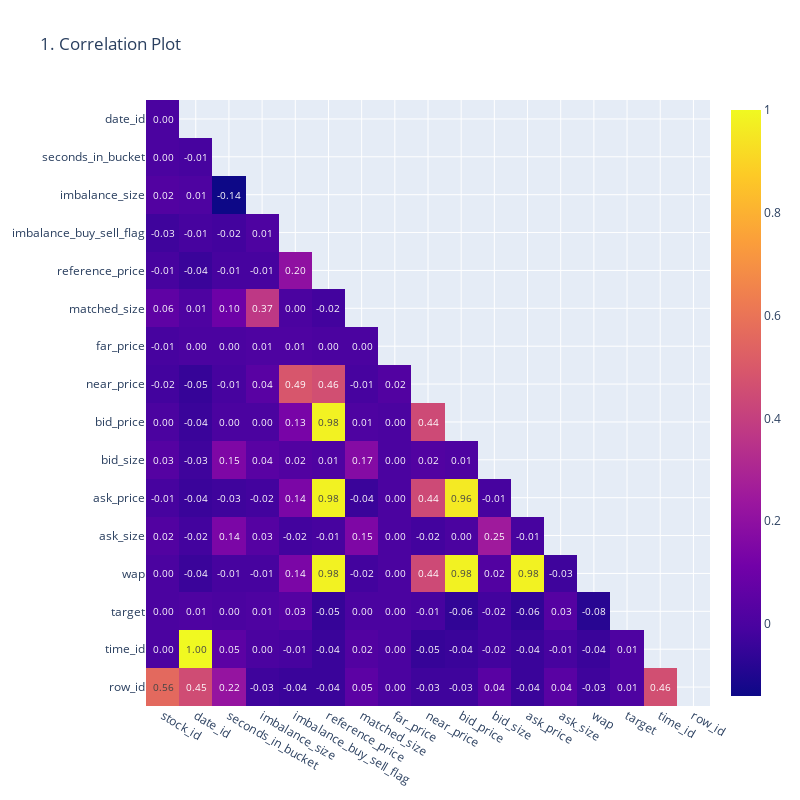

The notebook cell saved with this chart:
### Markdown cell above
<div>
    <h1 style="font-family:  'Garamond', 'Lucida Sans', sans-serif; text-align: center; color: #263A29; font-weight: bold; font-size: 36px;">
    I. Correlation Heatmap
    </h1>
</div>
<hr>

### Code cell
corr = train_data.corr().round(2)  
mask = np.zeros_like(corr, dtype=bool)
mask[np.triu_indices_from(mask)] = True
corr = corr.mask(mask).dropna(how='all')
fig = px.imshow(corr, text_auto=".2f", aspect=0.5,width=800, height=800,title='1. Correlation Plot')
fig.show()

### Figure 1 — Plotly figure (JSON) as saved in the notebook; plotly's stock layout.template omitted (floating-point values rounded to 4 significant figures; data arrays with more than 128 entries replaced by an {"elided": "..."} marker saying what was removed)
{"data": [{"coloraxis": "coloraxis", "hovertemplate": "x: %{x}<br>y: %{y}<br>color: %{z}<extra></extra>", "name": "0", "texttemplate": "%{z:.2f}", "type": "heatmap", "x": ["stock_id", "date_id", "seconds_in_bucket", "imbalance_size", "imbalance_buy_sell_flag", "reference_price", "matched_size", "far_price", "near_price", "bid_price", "bid_size", "ask_price", "ask_size", "wap", "target", "time_id", "row_id"], "xaxis": "x", "y": ["date_id", "seconds_in_bucket", "imbalance_size", "imbalance_buy_sell_flag", "reference_price", "matched_size", "far_price", "near_price", "bid_price", "bid_size", "ask_price", "ask_size", "wap", "target", "time_id", "row_id"], "yaxis": "y", "z": {"elided": "16x17 float values"}}], "layout": {"coloraxis": {"colorscale": [[0.0, "#0d0887"], [0.1111, "#46039f"], [0.2222, "#7201a8"], [0.3333, "#9c179e"], [0.4444, "#bd3786"], [0.5556, "#d8576b"], [0.6667, "#ed7953"], [0.7778, "#fb9f3a"], [0.8889, "#fdca26"], [1.0, "#f0f921"]]}, "height": 800, "title": {"text": "1. Correlation Plot"}, "width": 800, "xaxis": {"anchor": "y", "domain": [0.0, 1.0]}, "yaxis": {"anchor": "x", "autorange": "reversed", "domain": [0.0, 1.0]}}}
